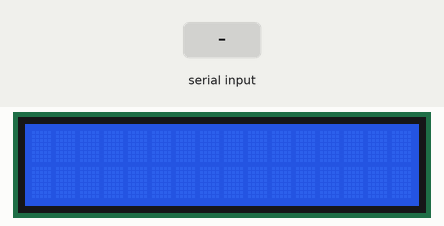
Simulated run of this sketch. Board: Arduino Uno, built with avr-gcc and run on an emulated ATmega328P. Shown: 16×2 character LCD. The test bench sets the inputs (shaded band).

Above: at 1.2 s.
1.3 s: "1" received over Serial
At 2.9 s:
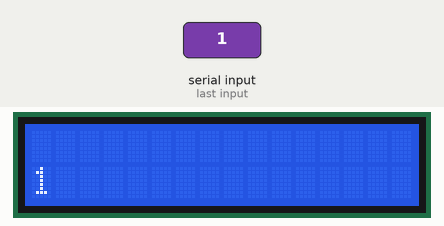
3.8 s: "0" received over Serial
At 6.0 s:
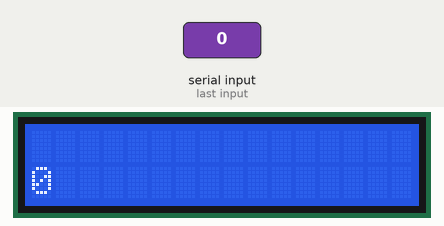
6.3 s: "2" received over Serial
At 7.9 s:
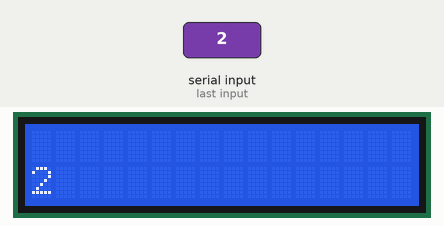
Timing chart, 0 to 9.4 s (numbered marks = the images above; inputs shaded):
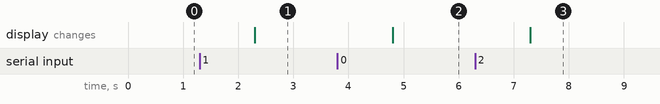

The sketch:

lcd_display.ino
```cpp
#include <LiquidCrystal.h>
LiquidCrystal lcd(12, 11, 5, 4, 3, 2);

void setup() {
  // set up the LCD's number of columns and rows:
  lcd.begin(16, 2);
  Serial.begin(9600);
  // Print a message to the LCD.
//  lcd.print("a");
//  lcd.print("b");
}

void loop() {
  // set the cursor to column 0, line 1
  // (note: line 1 is the second row, since counting begins with 0):
  lcd.setCursor(0, 1);
  // print the number of seconds since reset:
//  lcd.print(millis() / 1000);
  String a=Serial.readString();
  lcd.print(a);
}
```

Measured:
- after the input at 1.3 s, the display: changes after 1.0 s (image 1)
- after the input at 3.8 s, the display: changes after 1.0 s (image 2)
- after the input at 6.3 s, the display: changes after 1.0 s (image 3)
